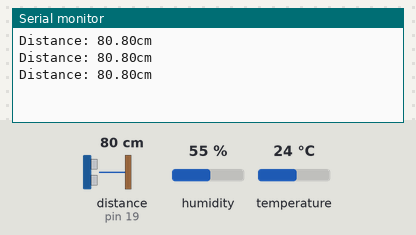
A sketch run on a simulated Arduino Uno, built with avr-gcc and run on an emulated ATmega328P. Parts: the last lines printed to the serial monitor. Inputs (shaded band) come from the test bench; at power-on: distance to the obstacle (sensor on pin 19) 80 cm, temperature 24 °C, humidity 55 %. The echo pulse lasts 58.3 µs per cm.

Above: at 1.2 s.
1.3 s: distance to the obstacle (sensor on pin 19) set to 2 cm
At 2.46 s:
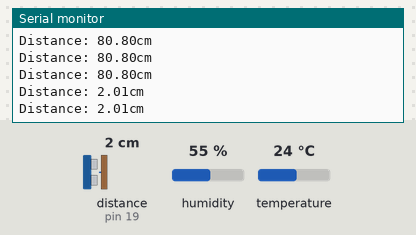
2.8 s: temperature set to 12 °C
At 2.84 s:
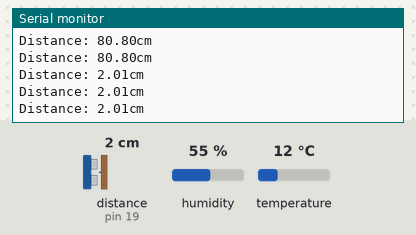
4.3 s: distance to the obstacle (sensor on pin 19) set to 4 cm
At 5.04 s:
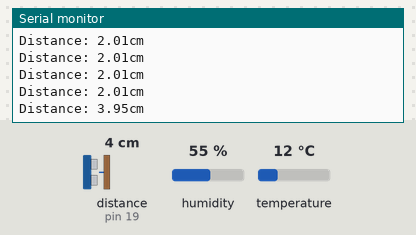
5.8 s: humidity set to 88 %
At 6.86 s:
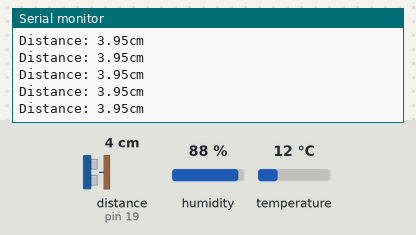
7.3 s: temperature set to 19 °C
At 7.6 s:
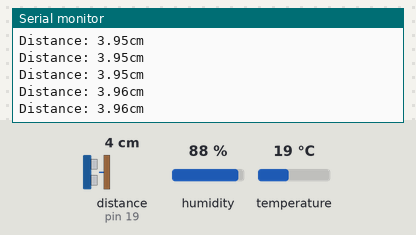
Timing chart, 0 to 9.8 s (numbered marks = the images above; inputs shaded):
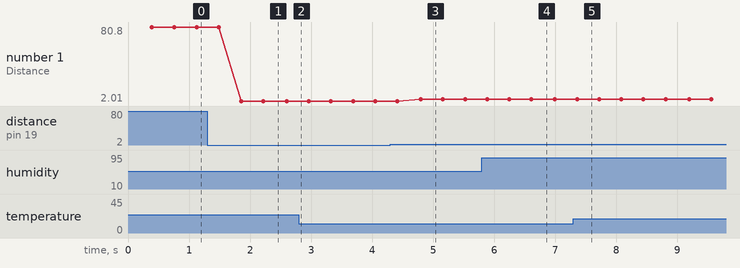

Measured:
- after the input at 1.3 s, the serial monitor: prints a new line after 0.55 s (image 1)
- after the input at 4.3 s, the serial monitor: prints a new line after 0.50 s (image 3)
- plotted number 1: 80.8 → 2.01 after the input at 1.3 s, 2.01 → 3.95 after the input at 4.3 s, 3.95 → 3.96 after the input at 5.8 s, 3.96 → 4.01 after the input at 7.3 s

The sketch:

Arduino_HC_SR04_DHT11.ino
```cpp
#include <NewPing.h>  // https://bitbucket.org/teckel12/arduino-new-ping/wiki/Home
#include "DHT.h"

#define TRIGGER_PIN  18
#define ECHO_PIN     19
#define MAX_DISTANCE 400
#define DHTPIN 3     // Digital pin connected to the DHT sensor

#define DHTTYPE DHT11   // DHT 11

NewPing sonar(TRIGGER_PIN, ECHO_PIN, MAX_DISTANCE);
DHT dht(DHTPIN, DHTTYPE);

int readDHT, temp, hum;
float speedOfSound, distance, duration;

void setup() {
  Serial.begin(115200);

  dht.begin();

}

void loop() {
  delay(100);

  // Read temperature and humidity from DHT22 sensor
float temp = dht.readTemperature(); // Gets the values of the temperature
 float hum = dht.readHumidity(); // Gets the values of the humidity


  speedOfSound = 331.4 + (0.6 * temp) + (0.0124 * hum); // Calculate speed of sound in m/s

  duration = sonar.ping_median(10); // 10 interations - returns duration in microseconds
  duration = duration/1000000; // Convert mircroseconds to seconds
  distance = (speedOfSound * duration)/2;
  distance = distance * 100; // meters to centimeters

  Serial.print("Distance: ");
  Serial.print(distance);
  Serial.println("cm");

}
```
